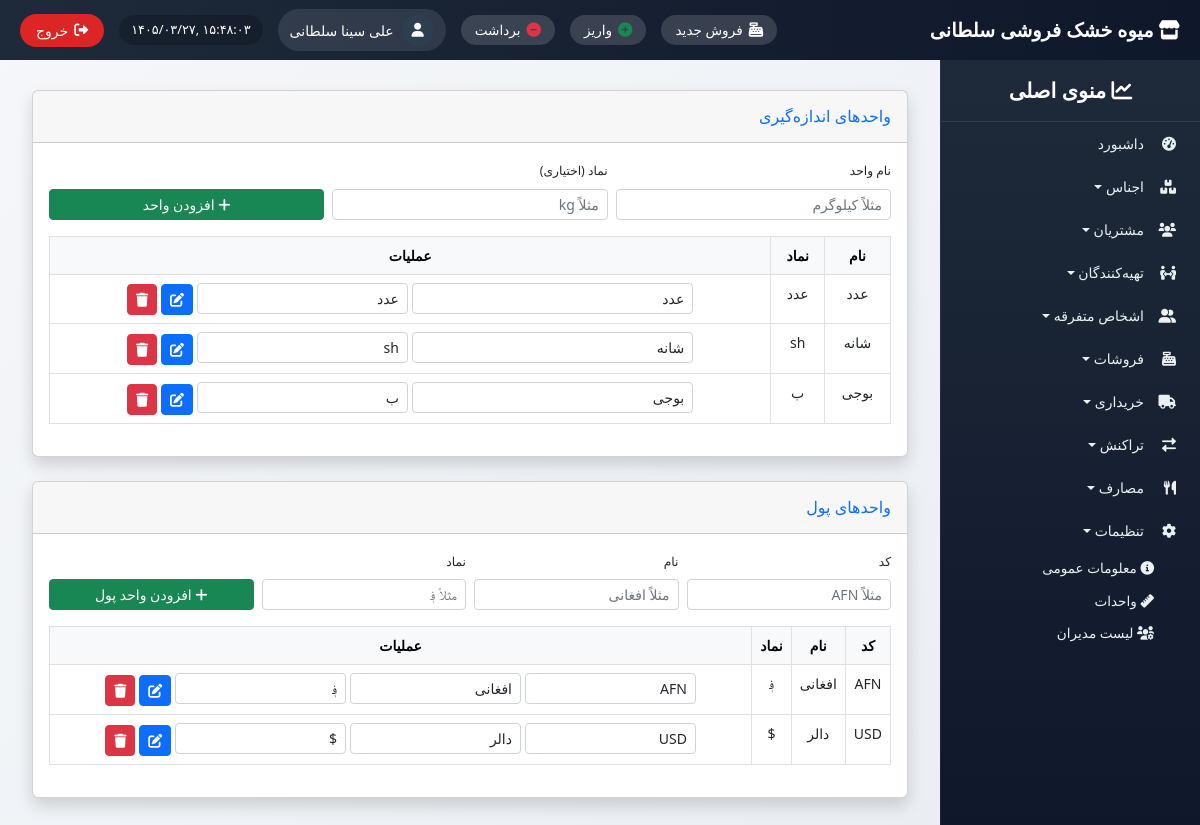
/settings/units/ (signed in), run on an earlier commit of the app's database.
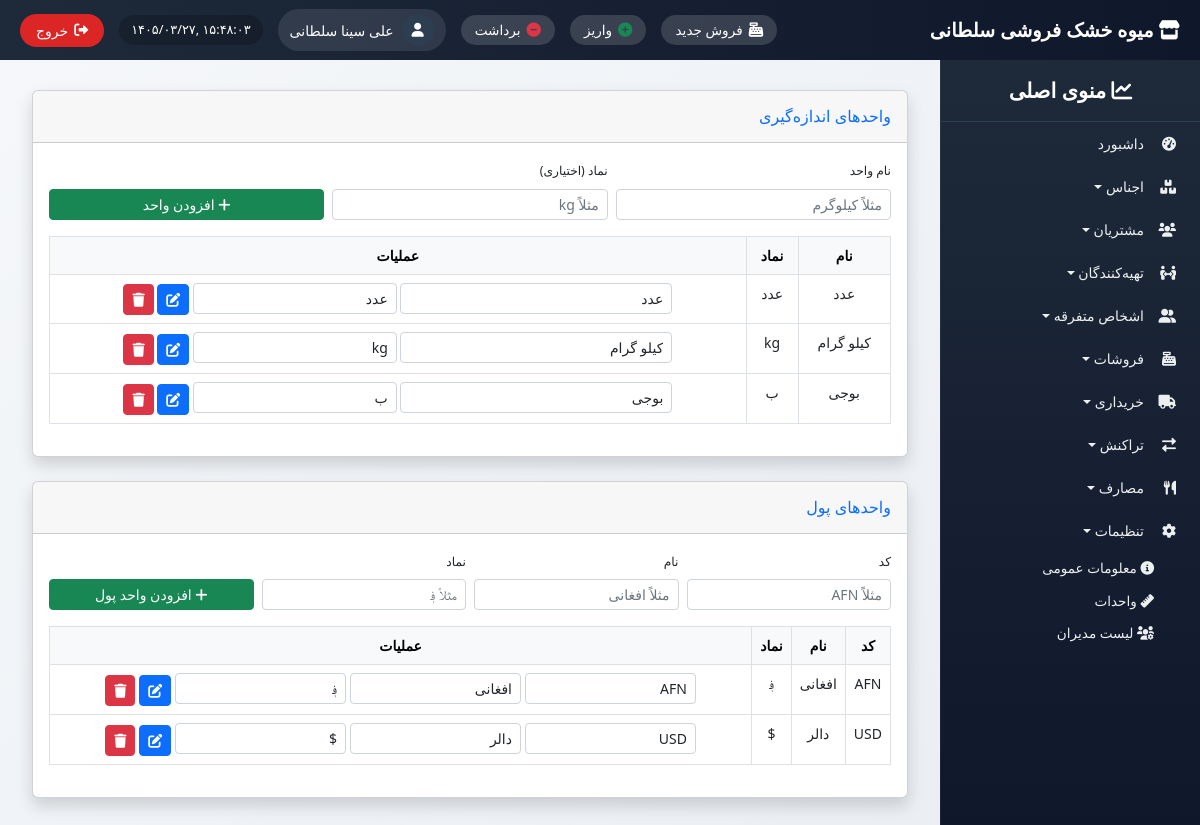
And on a later commit of the database.
### settings_app/models.py (models this page shows, shortened)
class UnitOfMeasure(models.Model):
    name = models.CharField(max_length=50, unique=True, verbose_name="نام واحد")
    symbol = models.CharField(max_length=10, blank=True, verbose_name="نماد")
    is_active = models.BooleanField(default=True, verbose_name="فعال")
    class Meta:
        verbose_name = "واحد اندازه‌گیری"
        verbose_name_plural = "واحدهای اندازه‌گیری"

### settings_app/views.py (the view)
# urls.py: path('units/', views.units_list, name='units_list'),
@login_required
def units_list(request):
    units = UnitOfMeasure.objects.all()
    currencies = Currency.objects.all()
    return render(request, 'settings_app/units_list.html', {'units': units, 'currencies': currencies})

### templates/settings_app/units_list.html (shortened to what the changed rows need)
{% extends 'base_with_sidebar.html' %}
{% load i18n %}
{% block content %}
<div class="container-fluid">
    <div class="card shadow mb-4">
        <div class="card-body">
            <div class="table-responsive">
                <table class="table table-bordered table-hover text-center">
                    <thead class="table-light">
                        <tr>
                            <th>نام</th>
                            <th>نماد</th>
                            <th>عملیات</th>
                        </tr>
                    </thead>
                    <tbody>
                        {% for unit in units %}
                        <tr>
                            <td>{{ unit.name }}</td>
                            <td>{{ unit.symbol|default:"-" }}</td>
                            <td>
                                <form method="post" action="{% url 'settings_app:unit_edit' unit.id %}" class="d-inline">
                                    <input type="text" name="name" value="{{ unit.name }}" class="form-control form-control-sm d-inline w-40" style="width:40%;">
                                    <input type="text" name="symbol" value="{{ unit.symbol }}" class="form-control form-control-sm d-inline w-30" style="width:30%;">
                                    <button type="submit" class="btn btn-sm btn-primary"><i class="fas fa-edit"></i></button>
                                </form>
                                <a href="{% url 'settings_app:unit_delete' unit.id %}" class="btn btn-sm btn-danger" onclick="return confirm('حذف شود؟')">
                                    <i class="fas fa-trash"></i>
                                </a>
                            </td>
                        </tr>
                        {% empty %}
                        <tr><td colspan="3">هیچ واحدی تعریف نشده است.</td></tr>
                        {% endfor %}
                    </tbody>
                </table>
            </div>
        </div>
    </div>
    <div class="card shadow mb-4">
        <div class="card-body">
            <div class="table-responsive">
                <table class="table table-bordered table-hover text-center">
                    <thead class="table-light">
                        <tr>
                            <th>کد</th>
                            <th>نام</th>
                            <th>نماد</th>
                            <th>عملیات</th>
                        </tr>
                    </thead>
                </table>
            </div>
        </div>
    </div>
</div>
{% endblock %}

What changed in the data, as far as the page shows it:
changed UnitOfMeasure: name "شانه" → "کیلو گرام"; symbol "sh" → "kg"
